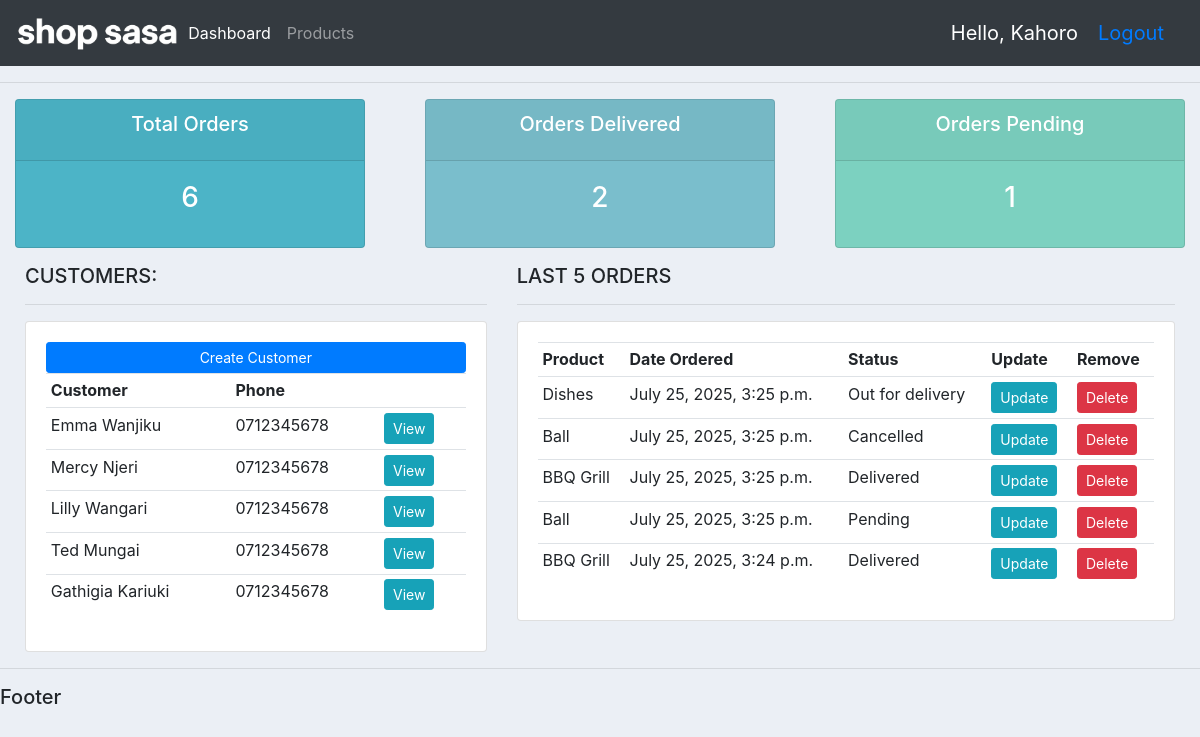
Before: / (signed in) with the older database file.
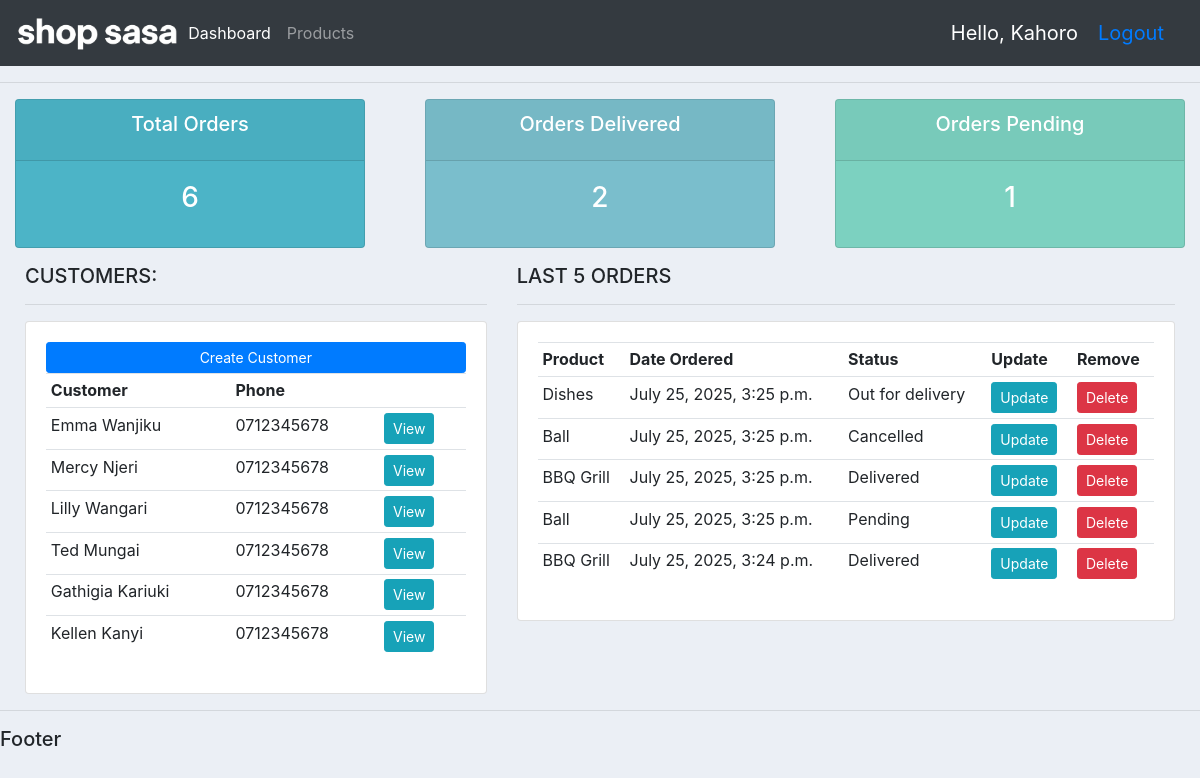
After: the same page with the newer database file.
### accounts/models.py (models this page shows, shortened)
class Customer(models.Model):
    user = models.OneToOneField(User, null=True ,on_delete=models.CASCADE)
    name = models.CharField(max_length=100, null=True)
    email = models.EmailField(max_length=100, null=True)
    profile_pic = models.ImageField(null=True, default='default.png', blank=True)
    phone = models.CharField(max_length=10, null=True)
    date_created = models.DateTimeField(auto_now_add=True, null=True)

class Order(models.Model):
    STATUS = (
        ('Pending', 'Pending'),
        ('Out for delivery', 'Out for delivery'),
        ('Delivered', 'Delivered'),
        ('Cancelled', 'Cancelled'),
    )
    customer = models.ForeignKey(Customer, null=True, on_delete=models.SET_NULL)
    product = models.ForeignKey(Product, null=True, on_delete=models.SET_NULL)
    date_created = models.DateTimeField(auto_now_add=True, null=True)
    status = models.CharField(max_length=100, null=True, choices=STATUS)

class Product(models.Model):
    CATEGORY = (
        ('Indoor', 'Indoor'),
        ('Outdoor', 'Outdoor'),
    )
    name = models.CharField(max_length=100, null=True)
    price = models.FloatField(null=True)
    category = models.CharField(max_length=100, null=True, choices=CATEGORY)
    description = models.CharField(max_length=100, null=True, blank=True)
    date_created = models.DateTimeField(auto_now_add=True, null=True)
    tags = models.ManyToManyField(Tag)
    def __str__(self):
        return self.name

### accounts/decorators.py (the view)
    def wrapper_func(request, *args, **kwargs):
        group = None
        if request.user.groups.exists():
            group = request.user.groups.all()[0].name
        if group == 'customer':
            return redirect('user-page')
        if group == 'admin':
            return view_func(request, *args, **kwargs)

### accounts/views.py (called while the page is built)
@login_required(login_url='login')
@admin_only
def home(request):
    orders = Order.objects.all()
    latest_orders = Order.objects.order_by('-date_created')[:5]
    customers = Customer.objects.all()
    total_customers = customers.count()
    total_orders = orders.count()
    delivered = orders.filter(status='Delivered').count()
    pending = orders.filter(status='Pending').count()
    context = {'orders': orders, 'latest_orders':latest_orders , 'customers': customers, 'total_customers': total_customers, 'total_orders': total_orders, 'delivered': delivered, 'pending': pending}
    return render(request, 'accounts/dashboard.html', context)

### accounts/templates/accounts/dashboard.html
{% extends 'accounts/base.html' %}
{% block content %}
{% include 'accounts/status.html' %}
    <div class="row" style="margin-left: 10px;margin-right: 10px">
        <div class="col-md-5">
            <h5>CUSTOMERS:</h5>
            <hr>
            <div class="card card-body">
                <a class="btn btn-primary btn-sm btn-block" href="">Create Customer</a>
                <table class="table table-sm">
                    <tr>
                        <th>Customer</th>
                        <th>Phone</th>
                        <th></th>
                    </tr>
                    {%  for customer in customers %}
                        <tr>
                            <td>{{ customer.name }}</td>
                            <td>{{ customer.phone }}</td>
                            <td><a class="btn btn-sm btn-info" href="{% url 'customer' customer.id %}">View</a></td>
                        </tr>
                    {% endfor %}
                </table>
            </div>
        </div>
        <div class="col-md-7">
            <h5>LAST 5 ORDERS</h5>
            <hr>
            <div class="card card-body">
                <table class="table table-sm">
                    <tr>
                        <th>Product</th>
                        <th>Date Ordered</th>
                        <th>Status</th>
                        <th>Update</th>
                        <th>Remove</th>
                    </tr>
                    {% for order in latest_orders %}
                        <tr>
                            <td>{{ order.product }}</td>
                            <td>{{ order.date_created }}</td>
                            <td>{{ order.status }}</td>
                            <td><a class="btn btn-sm btn-info" href="{% url 'update_order' order.id %}">Update</a></td>
                            <td><a class="btn btn-sm btn-danger" href="{% url 'delete_order' order.id %}">Delete</a></td>
                        </tr>
                    {% endfor %}
                </table>
            </div>
        </div>
    </div>
{% endblock %}

Changed rows visible on the page:
added Customer: name "Kellen Kanyi", phone "0712345678"
